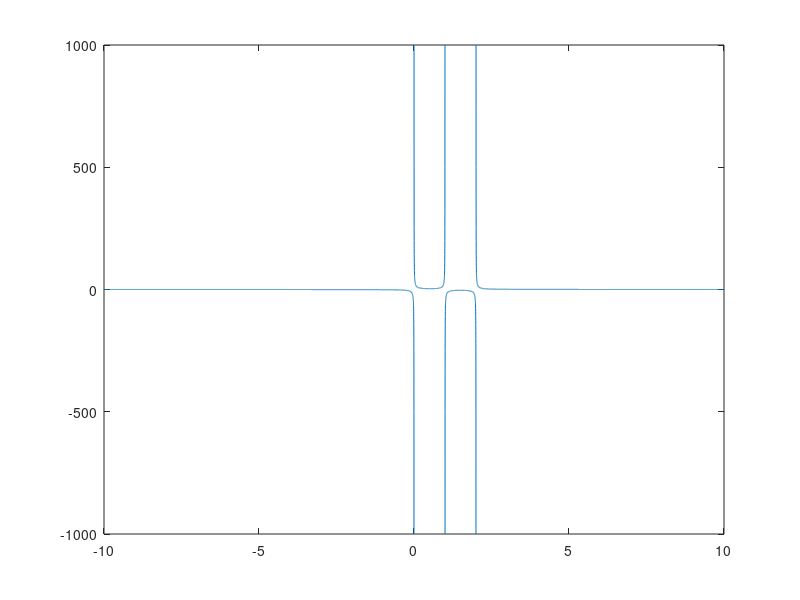

MATLAB code to generate this figure: (Note: this script raises an error after producing the figure.)
x = [linspace(-10,0,10000),linspace(0,1,1000),linspace(1,2,1000),linspace(2,10,8000)];
y = 1./x - 1./(x - 1) + 1./(x - 2);
plot(x,y);
%%
k = 2;
n = 2;
t = linspace(0,2*pi*(2*n-1),10000);
r = sin(k*t./(2*n - 1));
polarplot(r,t);
%%
phi0 = 2.5;
phi = linspace(0,2*pi,10000);
x = sin(phi.*m).*cos(phi.*n + phi0);
y = cos(phi.*m).*sin(phi.*n + phi0);
plot(x,y);
